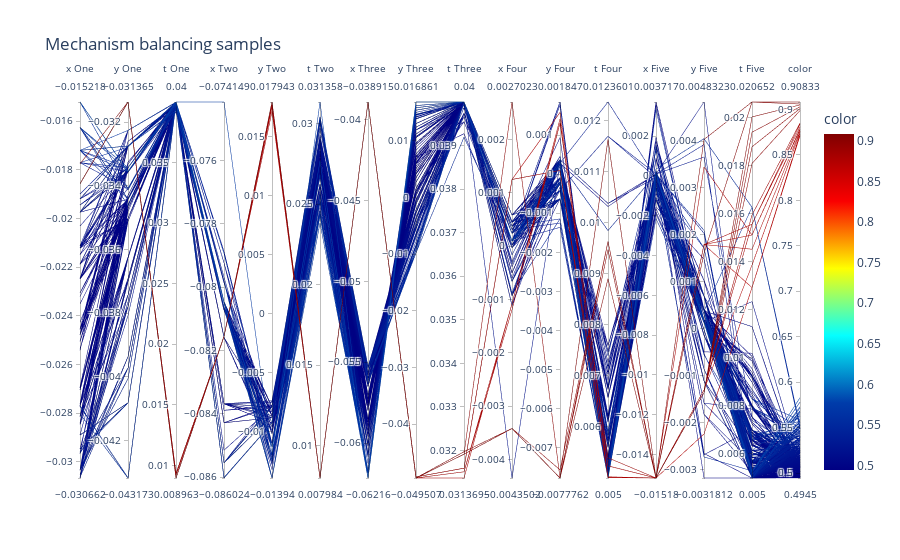
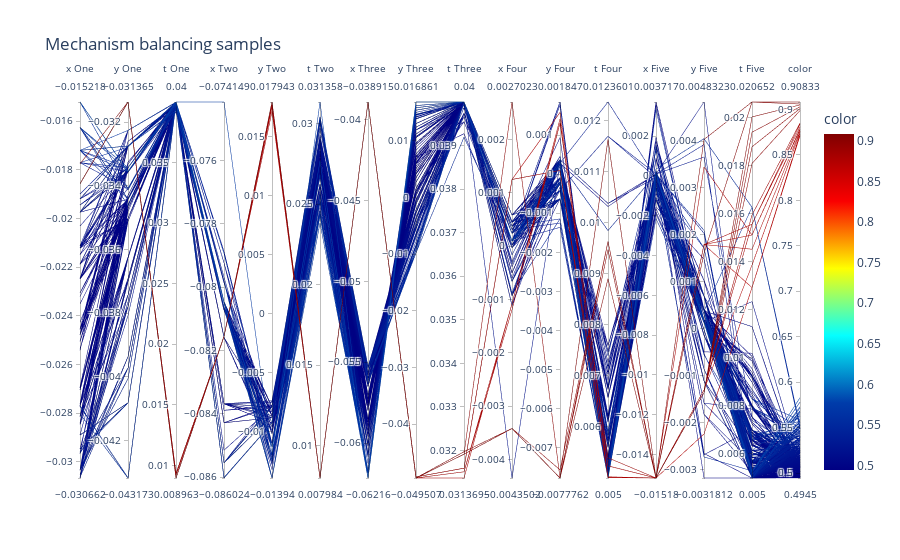

Notebook source saved alongside these figures, in order:
### Markdown cell above
#### All variables

- Figure 1.

    Decent solutions seem to follow a pattern of trying to find the equilibrium between thickness and position. So the weights might be optimal with a determined mass value.

- Figure 2.

    The very best solutions have in common a non-flexible, almost fixed set of values for weights 1, 3, 4 and 5. Where 4 and 5 have a set of different thicknesses because their positions are 0, so the mass is not existant, since there's no area.

### Code cell
fig = px.parallel_coordinates(samples, title = "Mechanism balancing samples",
                            color = fitness,
                            labels=["x One", "y One", "t One", "x Two", "y Two", "t Two", "x Three", "y Three", "t Three", "x Four", "y Four", "t Four", "x Five", "y Five", "t Five", "Fitness"],
                            color_continuous_scale=px.colors.sequential.Jet)
fig.show()
fig = px.parallel_coordinates(samples[optimal], title = "Mechanism balancing samples",
                            color = fitness[optimal],
                            labels=["x One", "y One", "t One", "x Two", "y Two", "t Two", "x Three", "y Three", "t Three", "x Four", "y Four", "t Four", "x Five", "y Five", "t Five", "Fitness"],
                            color_continuous_scale=px.colors.sequential.Jet)
fig.show()

### Figure 1 — Plotly figure (JSON) as saved in the notebook; plotly's stock layout.template omitted (floating-point values rounded to 4 significant figures; data arrays with more than 128 entries replaced by an {"elided": "..."} marker saying what was removed)
{"data": [{"dimensions": [{"label": "x One", "values": {"elided": "500 float values"}}, {"label": "y One", "values": {"elided": "500 float values"}}, {"label": "t One", "values": {"elided": "500 float values"}}, {"label": "x Two", "values": {"elided": "500 float values"}}, {"label": "y Two", "values": {"elided": "500 float values"}}, {"label": "t Two", "values": {"elided": "500 float values"}}, {"label": "x Three", "values": {"elided": "500 float values"}}, {"label": "y Three", "values": {"elided": "500 float values"}}, {"label": "t Three", "values": {"elided": "500 float values"}}, {"label": "x Four", "values": {"elided": "500 float values"}}, {"label": "y Four", "values": {"elided": "500 float values"}}, {"label": "t Four", "values": {"elided": "500 float values"}}, {"label": "x Five", "values": {"elided": "500 float values"}}, {"label": "y Five", "values": {"elided": "500 float values"}}, {"label": "t Five", "values": {"elided": "500 float values"}}, {"label": "color", "values": {"elided": "500 float values"}}], "domain": {"x": [0, 1], "y": [0, 1]}, "line": {"color": {"elided": "500 float values"}, "coloraxis": "coloraxis"}, "name": "", "type": "parcoords"}], "layout": {"coloraxis": {"colorbar": {"title": {"text": "color"}}, "colorscale": [[0, "rgb(0,0,131)"], [0.2, "rgb(0,60,170)"], [0.4, "rgb(5,255,255)"], [0.6, "rgb(255,255,0)"], [0.8, "rgb(250,0,0)"], [1, "rgb(128,0,0)"]]}, "legend": {"tracegroupgap": 0}, "title": {"text": "Mechanism balancing samples"}}}

### Figure 2 — Plotly figure (JSON) as saved in the notebook; plotly's stock layout.template omitted (floating-point values rounded to 4 significant figures; data arrays with more than 128 entries replaced by an {"elided": "..."} marker saying what was removed)
{"data": [{"dimensions": [{"label": "x One", "values": {"elided": "500 float values"}}, {"label": "y One", "values": {"elided": "500 float values"}}, {"label": "t One", "values": {"elided": "500 float values"}}, {"label": "x Two", "values": {"elided": "500 float values"}}, {"label": "y Two", "values": {"elided": "500 float values"}}, {"label": "t Two", "values": {"elided": "500 float values"}}, {"label": "x Three", "values": {"elided": "500 float values"}}, {"label": "y Three", "values": {"elided": "500 float values"}}, {"label": "t Three", "values": {"elided": "500 float values"}}, {"label": "x Four", "values": {"elided": "500 float values"}}, {"label": "y Four", "values": {"elided": "500 float values"}}, {"label": "t Four", "values": {"elided": "500 float values"}}, {"label": "x Five", "values": {"elided": "500 float values"}}, {"label": "y Five", "values": {"elided": "500 float values"}}, {"label": "t Five", "values": {"elided": "500 float values"}}, {"label": "color", "values": {"elided": "500 float values"}}], "domain": {"x": [0, 1], "y": [0, 1]}, "line": {"color": {"elided": "500 float values"}, "coloraxis": "coloraxis"}, "name": "", "type": "parcoords"}], "layout": {"coloraxis": {"colorbar": {"title": {"text": "color"}}, "colorscale": [[0, "rgb(0,0,131)"], [0.2, "rgb(0,60,170)"], [0.4, "rgb(5,255,255)"], [0.6, "rgb(255,255,0)"], [0.8, "rgb(250,0,0)"], [1, "rgb(128,0,0)"]]}, "legend": {"tracegroupgap": 0}, "title": {"text": "Mechanism balancing samples"}}}
